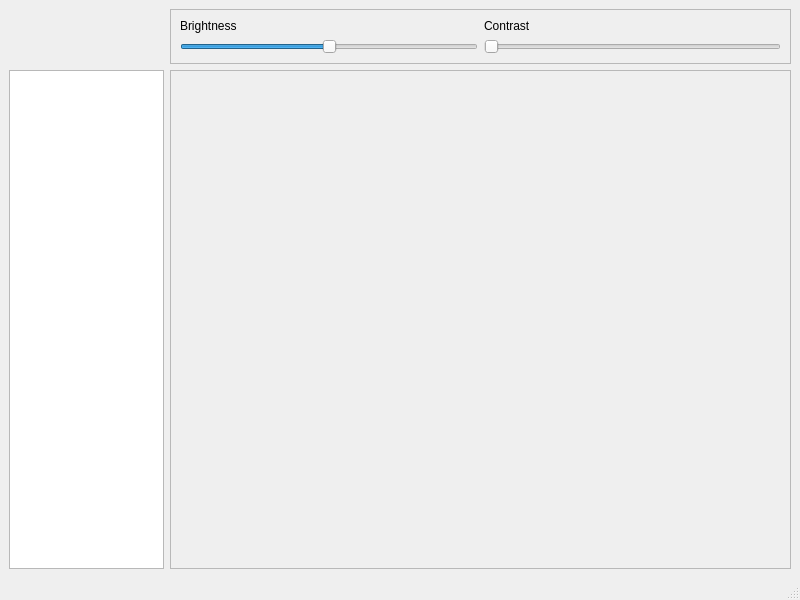
<?xml version="1.0" encoding="UTF-8"?>
<ui version="4.0">
 <class>Pixeon</class>
 <widget class="QMainWindow" name="Pixeon">
  <property name="geometry">
   <rect>
    <x>0</x>
    <y>0</y>
    <width>800</width>
    <height>600</height>
   </rect>
  </property>
  <property name="windowTitle">
   <string>Pixeon</string>
  </property>
  <widget class="QWidget" name="centralwidget">
   <layout class="QGridLayout" name="gridLayout">
    <item row="1" column="0">
     <widget class="QListView" name="listView">
      <property name="sizePolicy">
       <sizepolicy hsizetype="Preferred" vsizetype="Preferred">
        <horstretch>2</horstretch>
        <verstretch>0</verstretch>
       </sizepolicy>
      </property>
     </widget>
    </item>
    <item row="1" column="1">
     <widget class="QScrollArea" name="mainScroll">
      <property name="sizePolicy">
       <sizepolicy hsizetype="Preferred" vsizetype="Preferred">
        <horstretch>8</horstretch>
        <verstretch>8</verstretch>
       </sizepolicy>
      </property>
      <property name="widgetResizable">
       <bool>true</bool>
      </property>
      <widget class="QWidget" name="scrollAreaWidgetContents">
       <property name="geometry">
        <rect>
         <x>0</x>
         <y>0</y>
         <width>619</width>
         <height>478</height>
        </rect>
       </property>
      </widget>
     </widget>
    </item>
    <item row="0" column="1">
     <widget class="QFrame" name="gSliders">
      <property name="sizePolicy">
       <sizepolicy hsizetype="Preferred" vsizetype="Preferred">
        <horstretch>0</horstretch>
        <verstretch>0</verstretch>
       </sizepolicy>
      </property>
      <property name="frameShape">
       <enum>QFrame::StyledPanel</enum>
      </property>
      <property name="frameShadow">
       <enum>QFrame::Raised</enum>
      </property>
      <layout class="QGridLayout" name="gridLayout_2">
       <item row="0" column="0">
        <widget class="QLabel" name="label">
         <property name="text">
          <string>Brightness</string>
         </property>
        </widget>
       </item>
       <item row="1" column="0">
        <widget class="QSlider" name="sliderBrilho">
         <property name="minimum">
          <number>-255</number>
         </property>
         <property name="maximum">
          <number>255</number>
         </property>
         <property name="singleStep">
          <number>0</number>
         </property>
         <property name="pageStep">
          <number>10</number>
         </property>
         <property name="orientation">
          <enum>Qt::Horizontal</enum>
         </property>
        </widget>
       </item>
       <item row="0" column="1">
        <widget class="QLabel" name="label_2">
         <property name="text">
          <string>Contrast</string>
         </property>
        </widget>
       </item>
       <item row="1" column="1">
        <widget class="QSlider" name="sliderContraste">
         <property name="maximum">
          <number>19</number>
         </property>
         <property name="orientation">
          <enum>Qt::Horizontal</enum>
         </property>
        </widget>
       </item>
      </layout>
     </widget>
    </item>
   </layout>
  </widget>
  <widget class="QMenuBar" name="menubar">
   <property name="geometry">
    <rect>
     <x>0</x>
     <y>0</y>
     <width>800</width>
     <height>20</height>
    </rect>
   </property>
  </widget>
  <widget class="QStatusBar" name="statusbar"/>
  <action name="actionOpen">
   <property name="text">
    <string>Open</string>
   </property>
  </action>
 </widget>
 <resources/>
 <connections/>
</ui>
